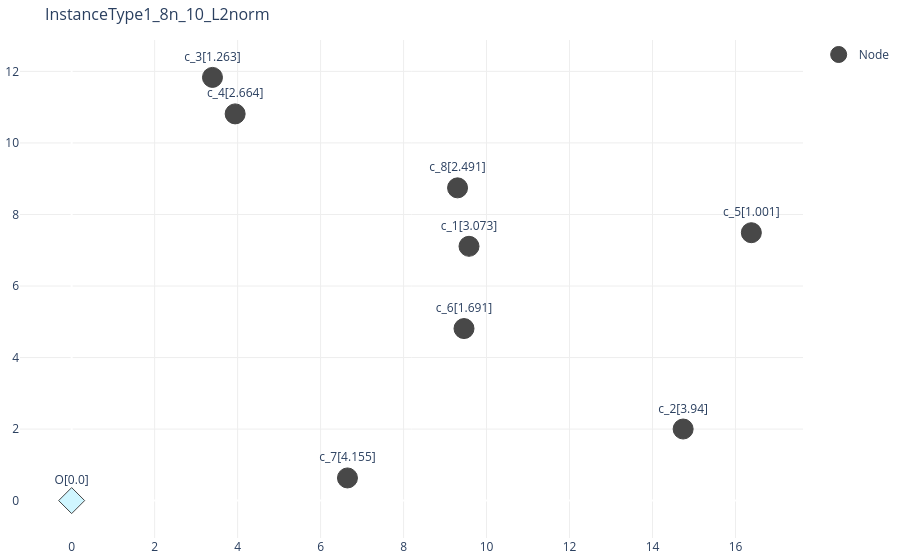

Source (notebook cell):
### Code cell
vis_sol.plot_network([], _nodeTce,_cus_dem=_cusDem,
                     _title=INST_NAME,_display_cus_dem=True)

### Figure 1 — Plotly figure (JSON) as saved in the notebook; plotly's stock layout.template omitted (floating-point values rounded to 4 significant figures)
{"data": [{"marker": {"color": ["#484848", "#484848", "#484848", "#484848", "#484848", "#484848", "#484848", "#484848", "#D0F6FF"], "colorscale": [[0, "rgb(0,0,0)"], [0.25, "rgb(230,0,0)"], [0.5, "rgb(230,210,0)"], [0.75, "rgb(255,255,255)"], [1, "rgb(160,200,255)"]], "line": {"width": 1}, "reversescale": true, "showscale": false, "size": 20, "symbol": ["circle", "circle", "circle", "circle", "circle", "circle", "circle", "circle", "diamond"]}, "mode": "markers+text", "name": "Node", "text": ["c_7[4.155]", "c_1[3.073]", "c_8[2.491]", "c_4[2.664]", "c_5[1.001]", "c_6[1.691]", "c_2[3.94]", "c_3[1.263]", "O[0.0]"], "textposition": "top center", "type": "scatter", "x": [6.648, 9.577, 9.301, 3.941, 16.38, 9.457, 14.74, 3.394, 0], "y": [0.6334, 7.11, 8.744, 10.81, 7.49, 4.81, 2.001, 11.83, 0]}], "layout": {"hovermode": "closest", "margin": {"b": 20, "l": 5, "r": 5, "t": 40}, "plot_bgcolor": "rgba(0,0,0,0)", "showlegend": true, "title": {"font": {"size": 16}, "text": "InstanceType1_8n_10_L2norm"}, "xaxis": {"gridcolor": "#eee", "showgrid": true, "showticklabels": true, "zeroline": true}, "yaxis": {"gridcolor": "#eee", "showgrid": true, "showticklabels": true, "zeroline": true}}}
